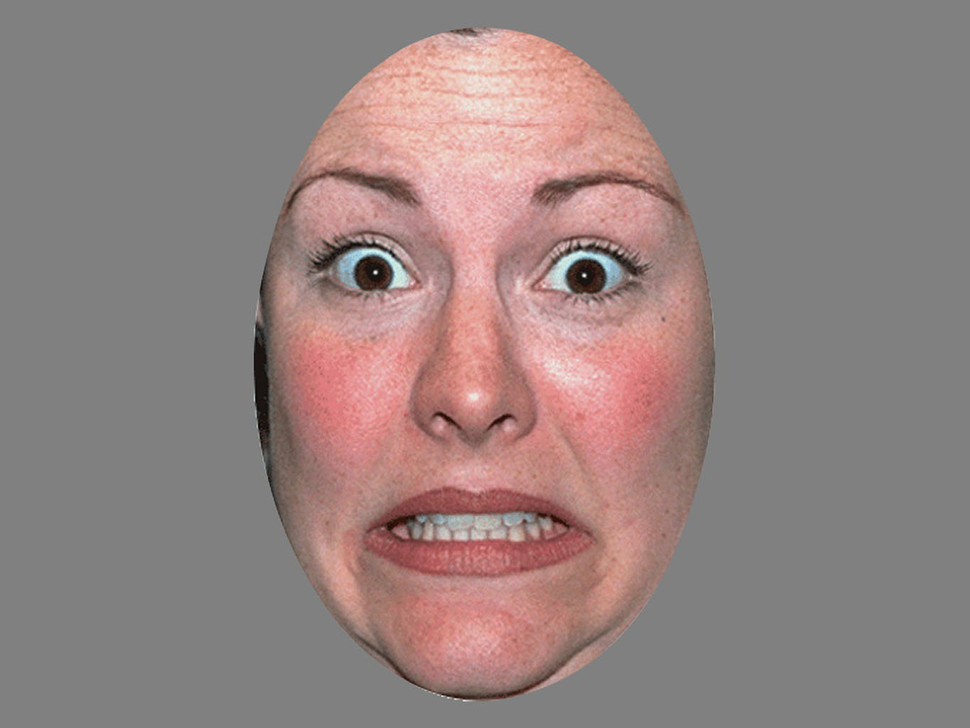
#> input picture Shutter_Glasses/Images/Faces/Face_10.tif, 970 x 728 px, shrunk from 1365 x 1024 before the run, given in place of the camera
$ python Contours.py   (older library calls are emulated)
#> lines starting #> are read from the running program, lines starting #| are printed output that depends on the picture; after the words box and inside, x2 and y2 are one past the last pixel; in counts of white or black regions, pixels touching at a corner belong together
import numpy as np
import cv2
import time

color = (255, 0, 0)
thickness = 2

cap = cv2.VideoCapture(0)
while (True):
    # Capture frame-by-frame
    ret, frame = cap.read()  # ret = 1 if the video is captured; frame is the image
#> frame is the input picture: shape (728, 970, 3); mean B, G, R 128.5, 130.4, 147.2

    # Our operations on the frame come here
    gray = cv2.cvtColor(frame, cv2.COLOR_BGR2GRAY)
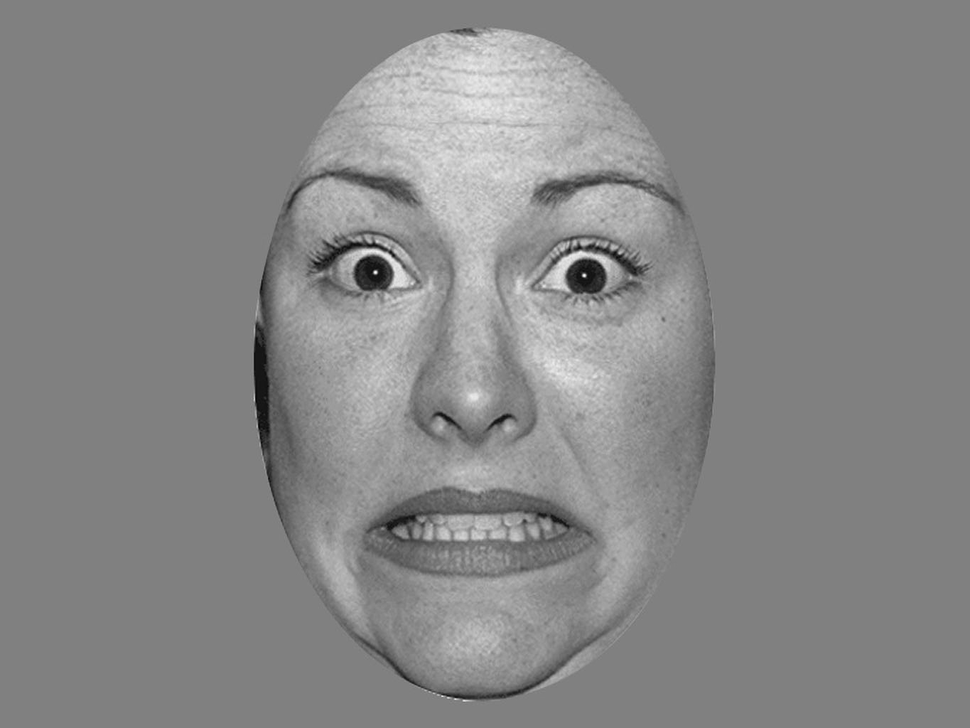
#> gray: shape (728, 970); min 2, max 255, mean 135.2
    # blur = cv2.GaussianBlur(gray,(21,21),0)
    ret, thresh = cv2.threshold(gray, 75, 100, cv2.THRESH_BINARY_INV)
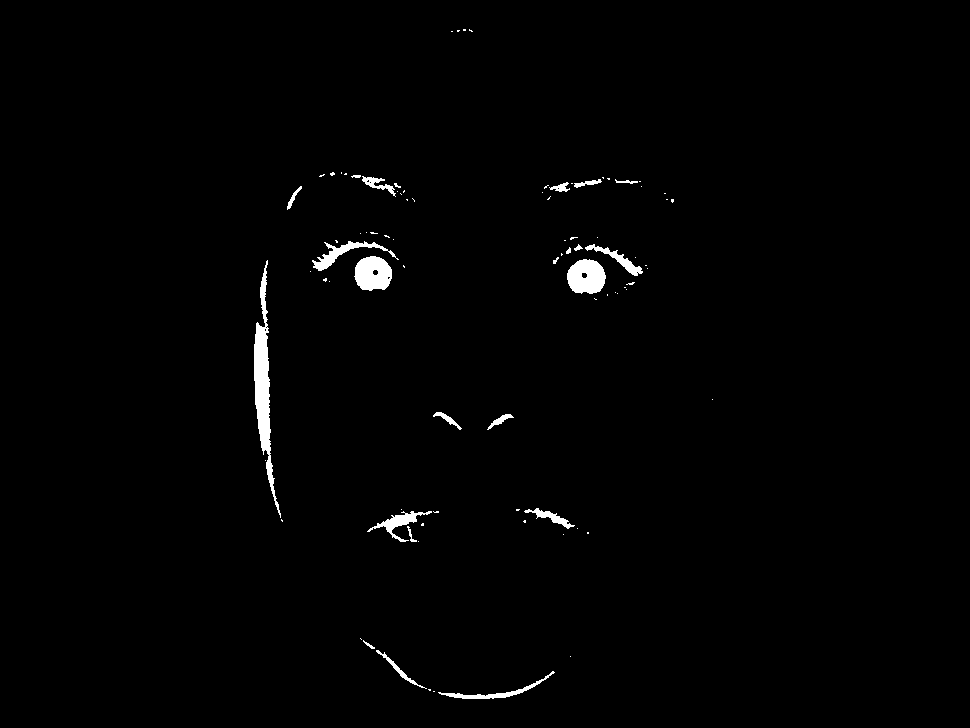
#> thresh: shape (728, 970); values 0 (black) and 100 (white), 1.1% white; 87 white regions (65 under 20 px)

    # cv2.findContours(image, mode, method[, contours[, hierarchy[, offset]]]) → contours, hierarchy

    # cv2.findContours(thresh, cv2.RETR_TREE, cv2.CHAIN_APPROX_NONE)

    img1, contours, hierarchy = cv2.findContours(thresh, cv2.RETR_TREE, cv2.CHAIN_APPROX_NONE)
#> contours = 97 contours, 77 with area under 20; largest, box (x1, y1, x2, y2) and area: (254, 260, 281, 518) 1867, (567, 259, 606, 294) 1020, (354, 256, 392, 291) 992, (312, 241, 399, 271) 505, (367, 511, 432, 542) 408
    if len(contours) != 0:
        c = max(contours, key=cv2.contourArea)  # find the largest contour
#> c = contour of 540 points, box (x1, y1, x2, y2) (254, 260, 281, 518), area 1867
        x, y, w, h = cv2.boundingRect(c)  # get bounding box of largest contour
#> x = 254; y = 260; w = 27; h = 258
        # img2=cv2.drawContours(frame, c, -1, color, thickness) # draw largest contour
        img2 = cv2.drawContours(frame, contours, -1, color, thickness)  # draw all contours
        img3 = cv2.rectangle(img2, (x, y), (x + w, y + h), (0, 0, 255), 2)  # draw red bounding box in img
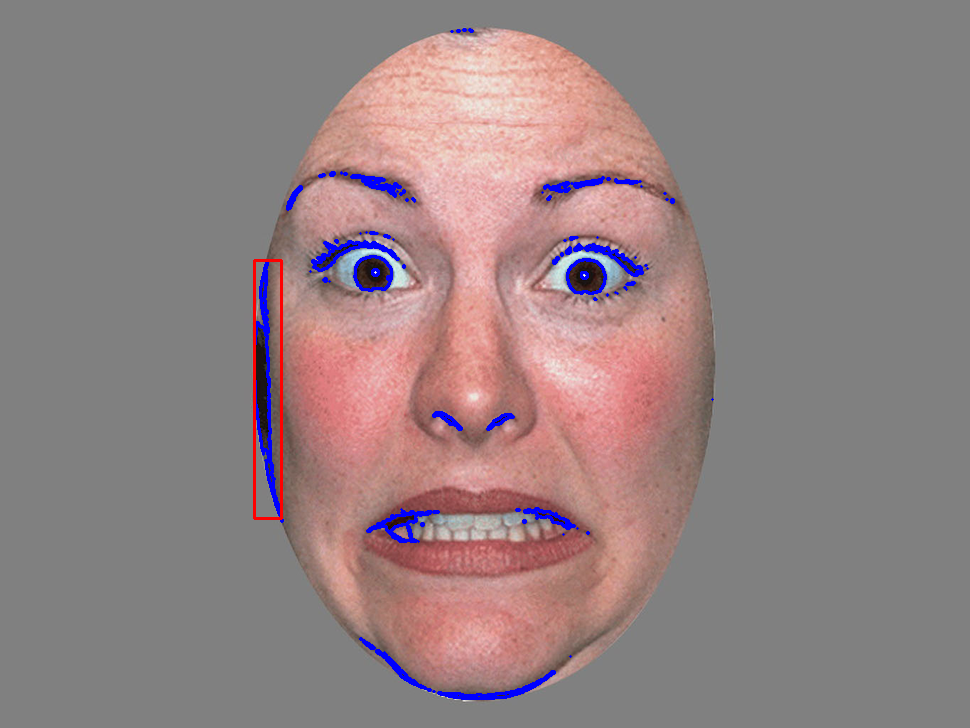
#> img3: shape (728, 970, 3); mean B, G, R 130.6, 129.3, 146.5

    # Display the resulting image
    cv2.imshow('Contour', img2)
    if cv2.waitKey(1) & 0xFF == ord('q'):  # press q to quit
#> (key q is pressed here)
        break

# When everything done, release the capture
cap.release()
cv2.destroyAllWindows()

$ run again, on Shutter_Glasses/Images/Faces/Face_20.tif
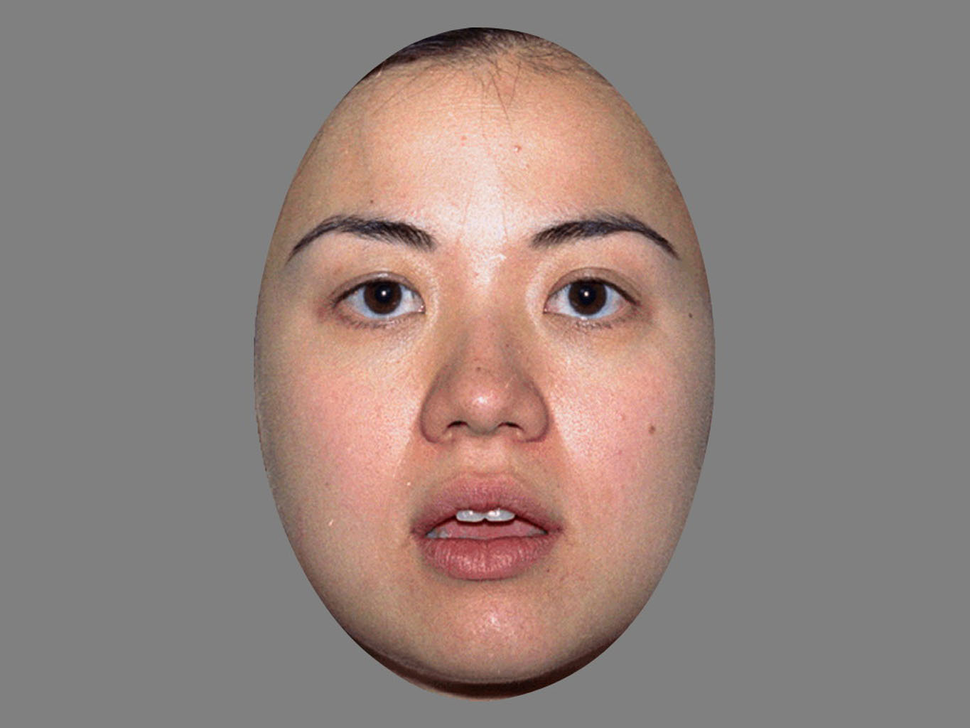
#> input picture Shutter_Glasses/Images/Faces/Face_20.tif, 970 x 728 px, shrunk from 1365 x 1024 before the run, given in place of the camera
#> frame is the input picture: shape (728, 970, 3); mean B, G, R 125.5, 130.8, 146.4
#> `ret, thresh = cv2.threshold(gray, 75, 100, cv2.THRESH_BINARY_INV)`:
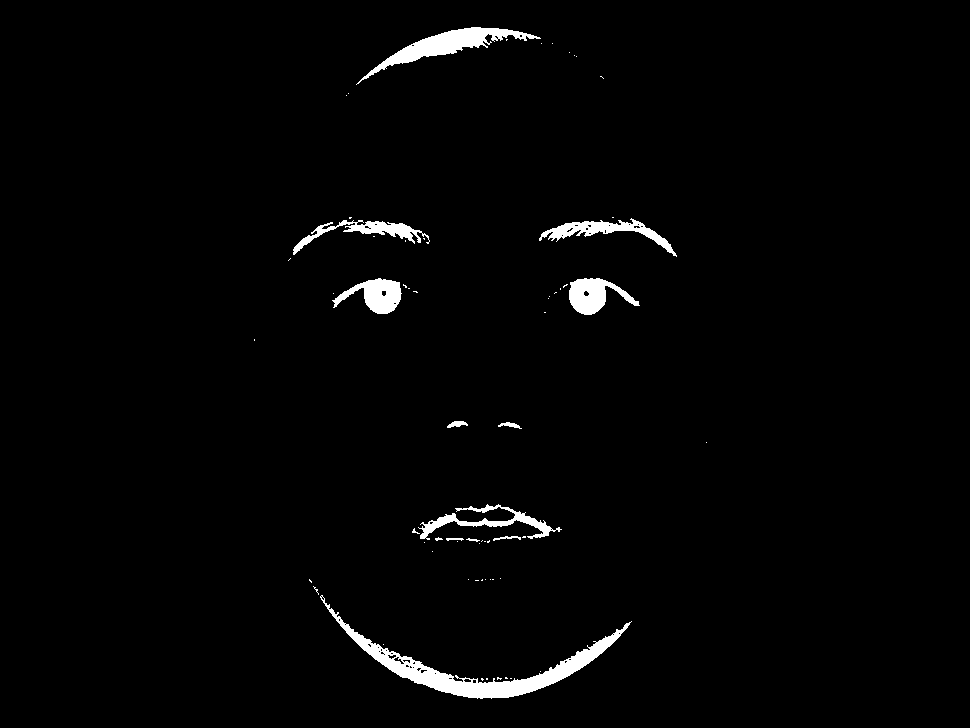
#> thresh: shape (728, 970); values 0 (black) and 100 (white), 2% white; 65 white regions (53 under 20 px)
#> contours = 117 contours, 102 with area under 20; largest, box (x1, y1, x2, y2) and area: (320, 595, 632, 699) 4411, (356, 27, 541, 85) 2123, (569, 278, 640, 315) 1268, (332, 278, 402, 314) 1220, (539, 218, 677, 257) 1211
#> c = contour of 738 points, box (x1, y1, x2, y2) (320, 595, 632, 699), area 4411
#> x = 320; y = 595; w = 312; h = 104
#> `img2 = cv2.drawContours(frame, contours, -1, color, thickness)`:
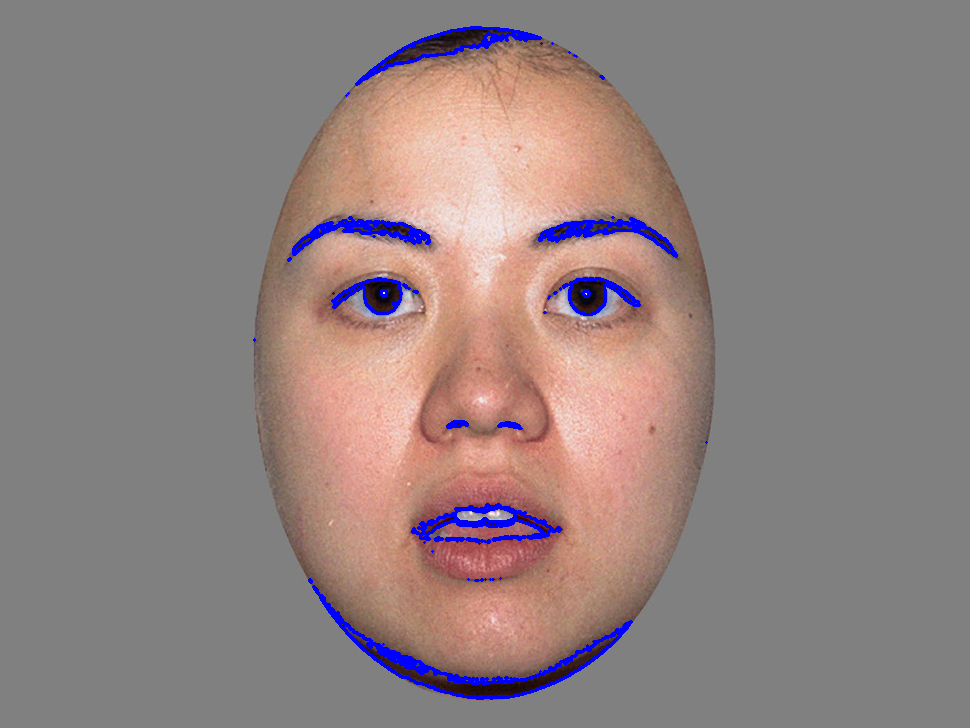
#> img2: shape (728, 970, 3); mean B, G, R 128.8, 129.8, 144.9

$ run again, on Shutter_Glasses/Images/Faces/Face_23.tif
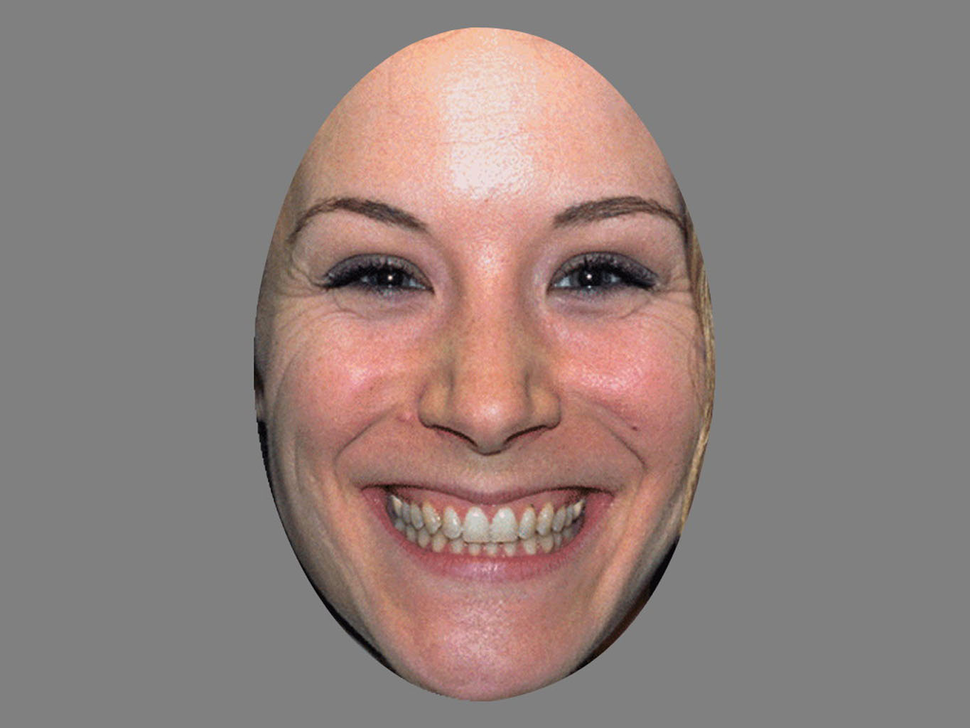
#> input picture Shutter_Glasses/Images/Faces/Face_23.tif, 970 x 728 px, shrunk from 1365 x 1024 before the run, given in place of the camera
#> frame is the input picture: shape (728, 970, 3); mean B, G, R 125, 128.8, 144.2
#> `ret, thresh = cv2.threshold(gray, 75, 100, cv2.THRESH_BINARY_INV)`:
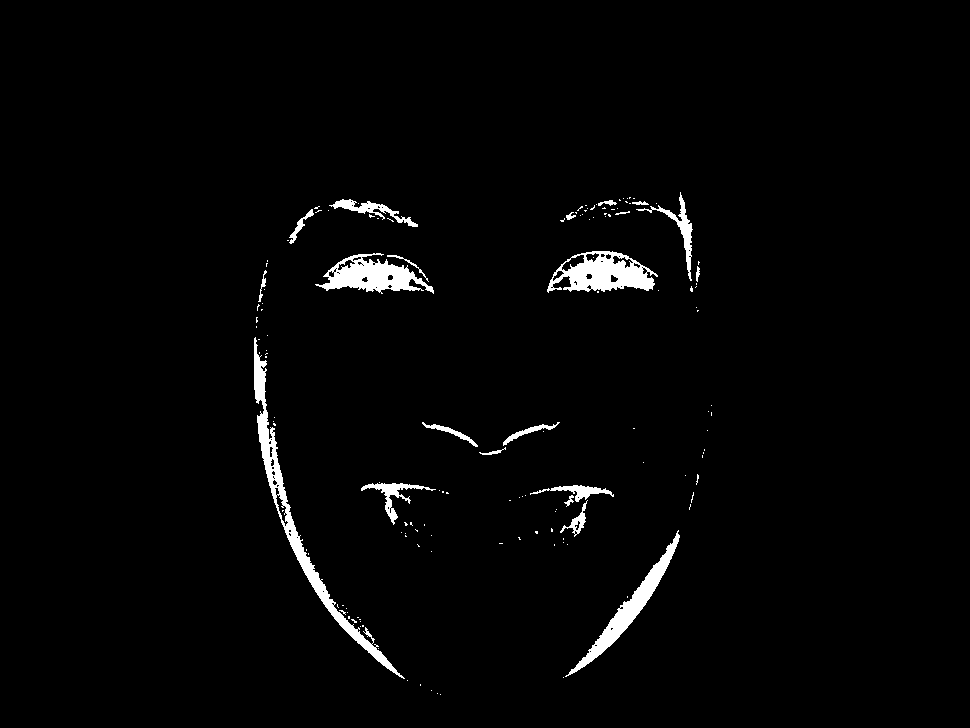
#> thresh: shape (728, 970); values 0 (black) and 100 (white), 2.1% white; 146 white regions (125 under 20 px)
#> contours = 214 contours, 175 with area under 20; largest, box (x1, y1, x2, y2) and area: (254, 337, 405, 679) 3475, (547, 251, 658, 293) 2944, (315, 253, 434, 294) 2314, (565, 530, 680, 677) 2028, (636, 192, 693, 281) 541
#> c = contour of 878 points, box (x1, y1, x2, y2) (254, 337, 405, 679), area 3475
#> x = 254; y = 337; w = 151; h = 342
#> `img2 = cv2.drawContours(frame, contours, -1, color, thickness)`:
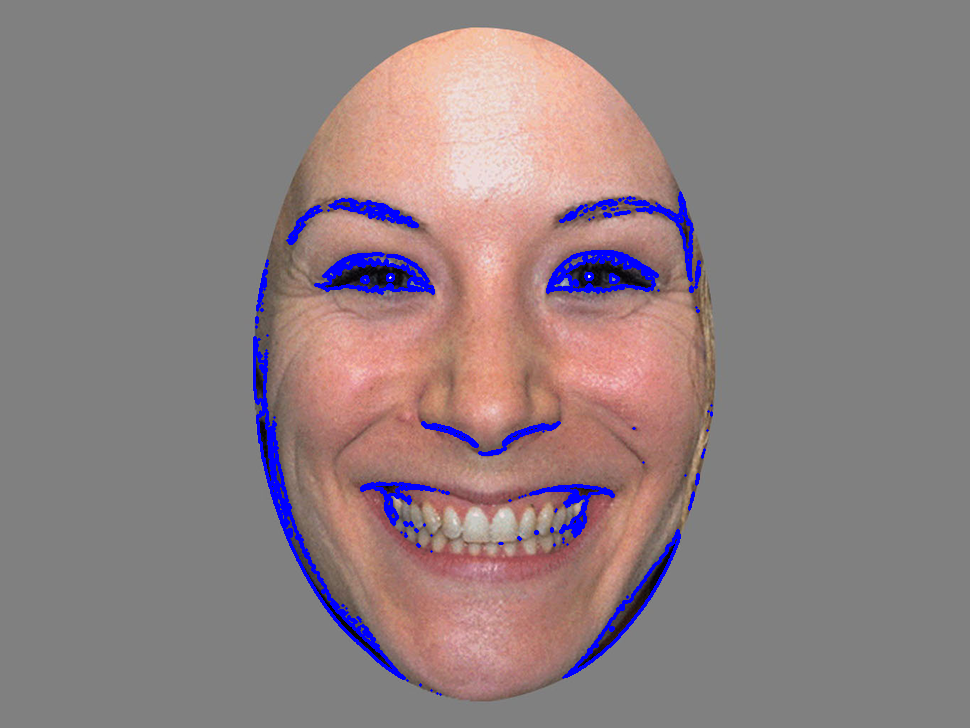
#> img2: shape (728, 970, 3); mean B, G, R 129.4, 127.3, 142.3
